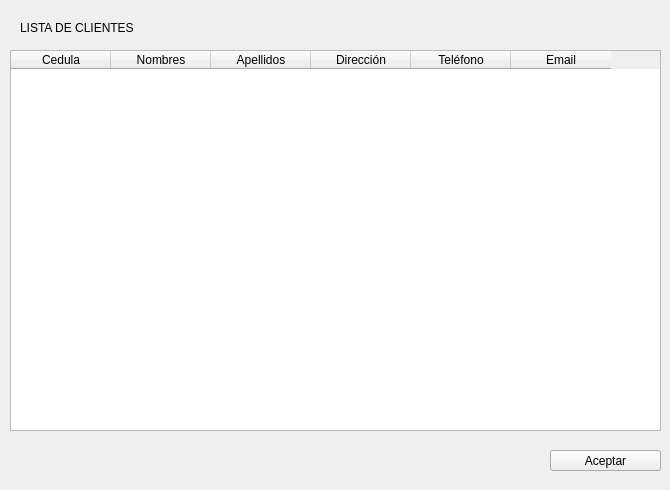
<?xml version="1.0" encoding="UTF-8"?>
<ui version="4.0">
 <class>Tabla_clientes</class>
 <widget class="QWidget" name="Tabla_clientes">
  <property name="geometry">
   <rect>
    <x>0</x>
    <y>0</y>
    <width>670</width>
    <height>490</height>
   </rect>
  </property>
  <property name="windowTitle">
   <string>Form</string>
  </property>
  <widget class="QLabel" name="label">
   <property name="geometry">
    <rect>
     <x>20</x>
     <y>20</y>
     <width>131</width>
     <height>16</height>
    </rect>
   </property>
   <property name="text">
    <string>LISTA DE CLIENTES</string>
   </property>
  </widget>
  <widget class="QWidget" name="horizontalLayoutWidget">
   <property name="geometry">
    <rect>
     <x>10</x>
     <y>50</y>
     <width>651</width>
     <height>381</height>
    </rect>
   </property>
   <layout class="QHBoxLayout" name="horizontalLayout">
    <item>
     <widget class="QTableWidget" name="tabla_clientes">
      <property name="sizeAdjustPolicy">
       <enum>QAbstractScrollArea::AdjustToContents</enum>
      </property>
      <column>
       <property name="text">
        <string>Cedula</string>
       </property>
      </column>
      <column>
       <property name="text">
        <string>Nombres</string>
       </property>
      </column>
      <column>
       <property name="text">
        <string>Apellidos</string>
       </property>
      </column>
      <column>
       <property name="text">
        <string>Dirección</string>
       </property>
      </column>
      <column>
       <property name="text">
        <string>Teléfono</string>
       </property>
      </column>
      <column>
       <property name="text">
        <string>Email</string>
       </property>
      </column>
     </widget>
    </item>
   </layout>
  </widget>
  <widget class="QWidget" name="verticalLayoutWidget">
   <property name="geometry">
    <rect>
     <x>550</x>
     <y>450</y>
     <width>111</width>
     <height>21</height>
    </rect>
   </property>
   <layout class="QVBoxLayout" name="verticalLayout">
    <item>
     <widget class="QPushButton" name="pushButton">
      <property name="text">
       <string>Aceptar</string>
      </property>
     </widget>
    </item>
   </layout>
  </widget>
 </widget>
 <resources/>
 <connections/>
</ui>
